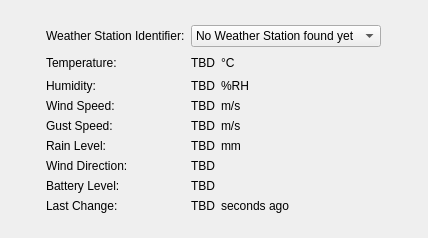
<?xml version="1.0" encoding="UTF-8"?>
<ui version="4.0">
 <class>OutdoorWeather</class>
 <widget class="QWidget" name="OutdoorWeather">
  <property name="geometry">
   <rect>
    <x>0</x>
    <y>0</y>
    <width>428</width>
    <height>238</height>
   </rect>
  </property>
  <property name="windowTitle">
   <string>Form</string>
  </property>
  <layout class="QVBoxLayout" name="verticalLayout">
   <item>
    <spacer name="verticalSpacer_2">
     <property name="orientation">
      <enum>Qt::Vertical</enum>
     </property>
     <property name="sizeHint" stdset="0">
      <size>
       <width>20</width>
       <height>40</height>
      </size>
     </property>
    </spacer>
   </item>
   <item>
    <layout class="QGridLayout" name="gridLayout">
     <item row="0" column="1">
      <widget class="QLabel" name="label">
       <property name="text">
        <string>Weather Station Identifier:</string>
       </property>
      </widget>
     </item>
     <item row="2" column="1">
      <widget class="QLabel" name="label_3">
       <property name="text">
        <string>Humidity:</string>
       </property>
      </widget>
     </item>
     <item row="1" column="1">
      <widget class="QLabel" name="label_2">
       <property name="text">
        <string>Temperature:</string>
       </property>
      </widget>
     </item>
     <item row="1" column="4">
      <spacer name="horizontalSpacer">
       <property name="orientation">
        <enum>Qt::Horizontal</enum>
       </property>
       <property name="sizeHint" stdset="0">
        <size>
         <width>40</width>
         <height>20</height>
        </size>
       </property>
      </spacer>
     </item>
     <item row="4" column="2">
      <widget class="QLabel" name="label_gust_speed">
       <property name="text">
        <string>TBD</string>
       </property>
      </widget>
     </item>
     <item row="5" column="2">
      <widget class="QLabel" name="label_rain_level">
       <property name="text">
        <string>TBD</string>
       </property>
      </widget>
     </item>
     <item row="1" column="2">
      <widget class="QLabel" name="label_temperature">
       <property name="text">
        <string>TBD</string>
       </property>
      </widget>
     </item>
     <item row="2" column="2">
      <widget class="QLabel" name="label_humidity">
       <property name="text">
        <string>TBD</string>
       </property>
      </widget>
     </item>
     <item row="3" column="2">
      <widget class="QLabel" name="label_wind_speed">
       <property name="text">
        <string>TBD</string>
       </property>
      </widget>
     </item>
     <item row="1" column="0">
      <spacer name="horizontalSpacer_2">
       <property name="orientation">
        <enum>Qt::Horizontal</enum>
       </property>
       <property name="sizeHint" stdset="0">
        <size>
         <width>40</width>
         <height>20</height>
        </size>
       </property>
      </spacer>
     </item>
     <item row="6" column="2">
      <widget class="QLabel" name="label_wind_direction">
       <property name="text">
        <string>TBD</string>
       </property>
      </widget>
     </item>
     <item row="7" column="2">
      <widget class="QLabel" name="label_battery_level">
       <property name="text">
        <string>TBD</string>
       </property>
      </widget>
     </item>
     <item row="8" column="2">
      <widget class="QLabel" name="label_last_change">
       <property name="text">
        <string>TBD</string>
       </property>
      </widget>
     </item>
     <item row="7" column="1">
      <widget class="QLabel" name="label_8">
       <property name="text">
        <string>Battery Level:</string>
       </property>
      </widget>
     </item>
     <item row="8" column="1">
      <widget class="QLabel" name="label_9">
       <property name="text">
        <string>Last Change:</string>
       </property>
      </widget>
     </item>
     <item row="0" column="2" colspan="3">
      <widget class="QComboBox" name="combo_identifier">
       <property name="maximumSize">
        <size>
         <width>250</width>
         <height>16777215</height>
        </size>
       </property>
       <item>
        <property name="text">
         <string>No Weather Station found yet</string>
        </property>
       </item>
      </widget>
     </item>
     <item row="5" column="1">
      <widget class="QLabel" name="label_6">
       <property name="text">
        <string>Rain Level:</string>
       </property>
      </widget>
     </item>
     <item row="6" column="1">
      <widget class="QLabel" name="label_7">
       <property name="text">
        <string>Wind Direction:</string>
       </property>
      </widget>
     </item>
     <item row="4" column="1">
      <widget class="QLabel" name="label_5">
       <property name="text">
        <string>Gust Speed:</string>
       </property>
      </widget>
     </item>
     <item row="3" column="1">
      <widget class="QLabel" name="label_4">
       <property name="text">
        <string>Wind Speed:</string>
       </property>
      </widget>
     </item>
     <item row="6" column="3">
      <widget class="QLabel" name="label_23">
       <property name="text">
        <string/>
       </property>
      </widget>
     </item>
     <item row="7" column="3">
      <widget class="QLabel" name="label_24">
       <property name="text">
        <string/>
       </property>
      </widget>
     </item>
     <item row="8" column="3">
      <widget class="QLabel" name="label_25">
       <property name="text">
        <string>seconds ago</string>
       </property>
      </widget>
     </item>
     <item row="4" column="3">
      <widget class="QLabel" name="label_21">
       <property name="text">
        <string>m/s</string>
       </property>
      </widget>
     </item>
     <item row="5" column="3">
      <widget class="QLabel" name="label_22">
       <property name="text">
        <string>mm</string>
       </property>
      </widget>
     </item>
     <item row="2" column="3">
      <widget class="QLabel" name="label_19">
       <property name="text">
        <string>%RH</string>
       </property>
      </widget>
     </item>
     <item row="1" column="3">
      <widget class="QLabel" name="label_18">
       <property name="text">
        <string>°C</string>
       </property>
      </widget>
     </item>
     <item row="3" column="3">
      <widget class="QLabel" name="label_20">
       <property name="text">
        <string>m/s</string>
       </property>
      </widget>
     </item>
     <item row="1" column="5">
      <spacer name="horizontalSpacer_3">
       <property name="orientation">
        <enum>Qt::Horizontal</enum>
       </property>
       <property name="sizeHint" stdset="0">
        <size>
         <width>40</width>
         <height>20</height>
        </size>
       </property>
      </spacer>
     </item>
    </layout>
   </item>
   <item>
    <spacer name="verticalSpacer">
     <property name="orientation">
      <enum>Qt::Vertical</enum>
     </property>
     <property name="sizeHint" stdset="0">
      <size>
       <width>20</width>
       <height>40</height>
      </size>
     </property>
    </spacer>
   </item>
  </layout>
 </widget>
 <resources/>
 <connections/>
</ui>
